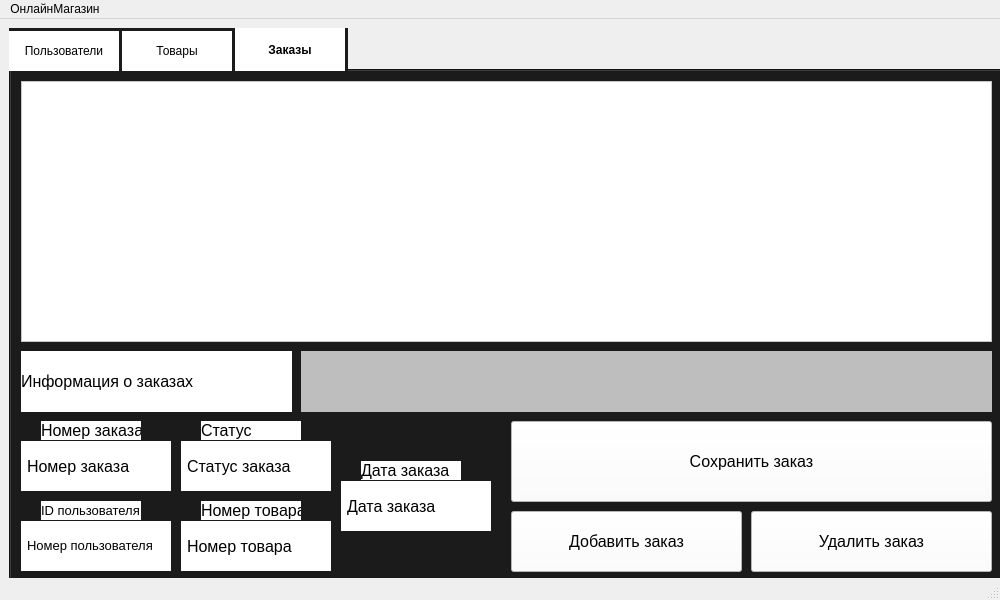
<?xml version="1.0" encoding="UTF-8"?>
<ui version="4.0">
 <class>MainWindow</class>
 <widget class="QMainWindow" name="MainWindow">
  <property name="geometry">
   <rect>
    <x>0</x>
    <y>0</y>
    <width>1000</width>
    <height>600</height>
   </rect>
  </property>
  <property name="minimumSize">
   <size>
    <width>880</width>
    <height>500</height>
   </size>
  </property>
  <property name="maximumSize">
   <size>
    <width>1000</width>
    <height>600</height>
   </size>
  </property>
  <property name="windowTitle">
   <string>Онлайн Магазин</string>
  </property>
  <property name="styleSheet">
   <string notr="true">background-color: rgb(27, 27, 27);

QTabWidget::tab-bar {
    alignment: center;
    left: 5px;
}

QTabBar::tab {
    background:  rgb(255, 255, 255);
    border: 2px solid #FFFFFF;
    min-width: 100px;
        min-height: 30px;
    padding: 3px 3px;
    margin-right: 3px;
}

QTabBar::tab:selected {
    background: #red;
    font-weight: bold;
}

QTabBar::tab:!selected {
    margin-top: 3px;
}</string>
  </property>
  <widget class="QWidget" name="centralwidget">
   <layout class="QVBoxLayout" name="verticalLayout">
    <item>
     <widget class="QTabWidget" name="tabWidget">
      <property name="enabled">
       <bool>true</bool>
      </property>
      <property name="minimumSize">
       <size>
        <width>1300</width>
        <height>600</height>
       </size>
      </property>
      <property name="maximumSize">
       <size>
        <width>1300</width>
        <height>600</height>
       </size>
      </property>
      <property name="styleSheet">
       <string notr="true">background-color: rgb(27, 27, 27);</string>
      </property>
      <property name="currentIndex">
       <number>2</number>
      </property>
      <widget class="QWidget" name="users_tab">
       <attribute name="title">
        <string>Пользователи</string>
       </attribute>
       <widget class="QTableView" name="users_table">
        <property name="geometry">
         <rect>
          <x>10</x>
          <y>10</y>
          <width>971</width>
          <height>261</height>
         </rect>
        </property>
        <property name="styleSheet">
         <string notr="true">background-color: rgb(255, 255, 255);

qproperty-alignment: AlignCenter; </string>
        </property>
       </widget>
       <widget class="QPushButton" name="add_row_user">
        <property name="geometry">
         <rect>
          <x>500</x>
          <y>440</y>
          <width>231</width>
          <height>61</height>
         </rect>
        </property>
        <property name="styleSheet">
         <string notr="true">background-color: rgb(255, 255, 255);

font-size: 16px;
qproperty-alignment: AlignCenter; </string>
        </property>
        <property name="text">
         <string>Добавить пользователя</string>
        </property>
       </widget>
       <widget class="QPushButton" name="remove_row_user">
        <property name="geometry">
         <rect>
          <x>740</x>
          <y>440</y>
          <width>241</width>
          <height>61</height>
         </rect>
        </property>
        <property name="styleSheet">
         <string notr="true">background-color: rgb(255, 255, 255);

font-size: 16px;
qproperty-alignment: AlignCenter; </string>
        </property>
        <property name="text">
         <string>Удалить пользователя</string>
        </property>
       </widget>
       <widget class="QLabel" name="client_info">
        <property name="geometry">
         <rect>
          <x>10</x>
          <y>280</y>
          <width>271</width>
          <height>61</height>
         </rect>
        </property>
        <property name="styleSheet">
         <string notr="true">background-color: rgb(255, 255, 255);

font-size: 16px;
qproperty-alignment: AlignCenter; </string>
        </property>
        <property name="text">
         <string>Информация о пользователе</string>
        </property>
       </widget>
       <widget class="QLabel" name="user_id">
        <property name="geometry">
         <rect>
          <x>10</x>
          <y>370</y>
          <width>150</width>
          <height>50</height>
         </rect>
        </property>
        <property name="minimumSize">
         <size>
          <width>150</width>
          <height>50</height>
         </size>
        </property>
        <property name="maximumSize">
         <size>
          <width>150</width>
          <height>50</height>
         </size>
        </property>
        <property name="styleSheet">
         <string notr="true">border: 2px solid white;
background-color: rgb(255, 255, 255);

font-size: 16px;
qproperty-alignment: AlignCenter; </string>
        </property>
        <property name="text">
         <string>Номер пользователя</string>
        </property>
       </widget>
       <widget class="QLabel" name="first_name">
        <property name="geometry">
         <rect>
          <x>170</x>
          <y>370</y>
          <width>150</width>
          <height>50</height>
         </rect>
        </property>
        <property name="minimumSize">
         <size>
          <width>150</width>
          <height>50</height>
         </size>
        </property>
        <property name="maximumSize">
         <size>
          <width>150</width>
          <height>50</height>
         </size>
        </property>
        <property name="styleSheet">
         <string notr="true">border: 2px solid white; /* Тонкая серая рамка */

font-size: 16px;
qproperty-alignment: AlignCenter; 
background-color: rgb(255, 255, 255);</string>
        </property>
        <property name="text">
         <string>Имя </string>
        </property>
       </widget>
       <widget class="QLabel" name="last_name">
        <property name="geometry">
         <rect>
          <x>10</x>
          <y>450</y>
          <width>150</width>
          <height>50</height>
         </rect>
        </property>
        <property name="minimumSize">
         <size>
          <width>150</width>
          <height>50</height>
         </size>
        </property>
        <property name="maximumSize">
         <size>
          <width>150</width>
          <height>50</height>
         </size>
        </property>
        <property name="styleSheet">
         <string notr="true">border: 2px solid white;

font-size: 16px;
qproperty-alignment: AlignCenter; 
background-color: rgb(255, 255, 255);</string>
        </property>
        <property name="text">
         <string>Фамилия </string>
        </property>
       </widget>
       <widget class="QLabel" name="email">
        <property name="geometry">
         <rect>
          <x>170</x>
          <y>450</y>
          <width>150</width>
          <height>50</height>
         </rect>
        </property>
        <property name="minimumSize">
         <size>
          <width>150</width>
          <height>50</height>
         </size>
        </property>
        <property name="maximumSize">
         <size>
          <width>150</width>
          <height>50</height>
         </size>
        </property>
        <property name="styleSheet">
         <string notr="true">border: 2px solid white;

font-size: 16px;
qproperty-alignment: AlignCenter; 
background-color: rgb(255, 255, 255);</string>
        </property>
        <property name="text">
         <string>Почта</string>
        </property>
       </widget>
       <widget class="QLabel" name="phone">
        <property name="geometry">
         <rect>
          <x>330</x>
          <y>370</y>
          <width>150</width>
          <height>50</height>
         </rect>
        </property>
        <property name="minimumSize">
         <size>
          <width>150</width>
          <height>50</height>
         </size>
        </property>
        <property name="maximumSize">
         <size>
          <width>150</width>
          <height>50</height>
         </size>
        </property>
        <property name="styleSheet">
         <string notr="true">border: 2px solid white;

font-size: 16px;
qproperty-alignment: AlignCenter; 
background-color: rgb(255, 255, 255);</string>
        </property>
        <property name="text">
         <string>Номер телефона</string>
        </property>
       </widget>
       <widget class="QLabel" name="adres">
        <property name="geometry">
         <rect>
          <x>330</x>
          <y>450</y>
          <width>150</width>
          <height>50</height>
         </rect>
        </property>
        <property name="minimumSize">
         <size>
          <width>150</width>
          <height>50</height>
         </size>
        </property>
        <property name="maximumSize">
         <size>
          <width>150</width>
          <height>50</height>
         </size>
        </property>
        <property name="styleSheet">
         <string notr="true">border: 2px solid white;

font-size: 16px;
qproperty-alignment: AlignCenter; 
background-color: rgb(255, 255, 255);</string>
        </property>
        <property name="text">
         <string>Адрес</string>
        </property>
       </widget>
       <widget class="QPushButton" name="save_users">
        <property name="geometry">
         <rect>
          <x>500</x>
          <y>350</y>
          <width>481</width>
          <height>81</height>
         </rect>
        </property>
        <property name="styleSheet">
         <string notr="true">background-color: rgb(255, 255, 255);

font-size: 16px;
qproperty-alignment: AlignCenter; </string>
        </property>
        <property name="text">
         <string>Сохранить пользователя</string>
        </property>
       </widget>
       <widget class="QLabel" name="label_saved_users">
        <property name="geometry">
         <rect>
          <x>290</x>
          <y>280</y>
          <width>691</width>
          <height>61</height>
         </rect>
        </property>
        <property name="toolTip">
         <string>&lt;html&gt;&lt;head/&gt;&lt;body&gt;&lt;p align=&quot;center&quot;&gt;Окно ошибок. Тут выходят ошибки с таблицами&lt;/p&gt;&lt;/body&gt;&lt;/html&gt;</string>
        </property>
        <property name="styleSheet">
         <string notr="true">background-color: rgb(190, 190, 190);</string>
        </property>
        <property name="text">
         <string>&lt;html&gt;&lt;head/&gt;&lt;body&gt;&lt;p align=&quot;center&quot;&gt;&lt;br/&gt;&lt;/p&gt;&lt;/body&gt;&lt;/html&gt;</string>
        </property>
       </widget>
       <widget class="QLabel" name="info_label">
        <property name="geometry">
         <rect>
          <x>30</x>
          <y>350</y>
          <width>100</width>
          <height>19</height>
         </rect>
        </property>
        <property name="minimumSize">
         <size>
          <width>100</width>
          <height>19</height>
         </size>
        </property>
        <property name="maximumSize">
         <size>
          <width>100</width>
          <height>10</height>
         </size>
        </property>
        <property name="styleSheet">
         <string notr="true">border: 0px solid white;
background-color: rgb(255, 255, 255);
font-size: 16px;
qproperty-alignment: AlignCenter; </string>
        </property>
        <property name="text">
         <string>Номер</string>
        </property>
       </widget>
       <widget class="QLabel" name="info_label_2">
        <property name="geometry">
         <rect>
          <x>190</x>
          <y>350</y>
          <width>100</width>
          <height>19</height>
         </rect>
        </property>
        <property name="minimumSize">
         <size>
          <width>100</width>
          <height>19</height>
         </size>
        </property>
        <property name="maximumSize">
         <size>
          <width>100</width>
          <height>10</height>
         </size>
        </property>
        <property name="styleSheet">
         <string notr="true">border: 0px solid white;
background-color: rgb(255, 255, 255);

font-size: 16px;
qproperty-alignment: AlignCenter; </string>
        </property>
        <property name="text">
         <string>Имя</string>
        </property>
       </widget>
       <widget class="QLabel" name="info_label_3">
        <property name="geometry">
         <rect>
          <x>30</x>
          <y>430</y>
          <width>100</width>
          <height>19</height>
         </rect>
        </property>
        <property name="minimumSize">
         <size>
          <width>100</width>
          <height>19</height>
         </size>
        </property>
        <property name="maximumSize">
         <size>
          <width>100</width>
          <height>10</height>
         </size>
        </property>
        <property name="styleSheet">
         <string notr="true">border: 0px solid white;
background-color: rgb(255, 255, 255);
font-size: 16px;
qproperty-alignment: AlignCenter; </string>
        </property>
        <property name="text">
         <string>Фамилия</string>
        </property>
       </widget>
       <widget class="QLabel" name="info_label_4">
        <property name="geometry">
         <rect>
          <x>190</x>
          <y>430</y>
          <width>100</width>
          <height>19</height>
         </rect>
        </property>
        <property name="minimumSize">
         <size>
          <width>100</width>
          <height>19</height>
         </size>
        </property>
        <property name="maximumSize">
         <size>
          <width>100</width>
          <height>10</height>
         </size>
        </property>
        <property name="styleSheet">
         <string notr="true">border: 0px solid white;
background-color: rgb(255, 255, 255);
font-size: 16px;
qproperty-alignment: AlignCenter; </string>
        </property>
        <property name="text">
         <string>Почта</string>
        </property>
       </widget>
       <widget class="QLabel" name="info_label_5">
        <property name="geometry">
         <rect>
          <x>350</x>
          <y>350</y>
          <width>100</width>
          <height>19</height>
         </rect>
        </property>
        <property name="minimumSize">
         <size>
          <width>100</width>
          <height>19</height>
         </size>
        </property>
        <property name="maximumSize">
         <size>
          <width>100</width>
          <height>10</height>
         </size>
        </property>
        <property name="styleSheet">
         <string notr="true">border: 0px solid white;
background-color: rgb(255, 255, 255);
font-size: 16px;
qproperty-alignment: AlignCenter; </string>
        </property>
        <property name="text">
         <string>Телефон</string>
        </property>
       </widget>
       <widget class="QLabel" name="info_label_6">
        <property name="geometry">
         <rect>
          <x>350</x>
          <y>430</y>
          <width>100</width>
          <height>19</height>
         </rect>
        </property>
        <property name="minimumSize">
         <size>
          <width>100</width>
          <height>19</height>
         </size>
        </property>
        <property name="maximumSize">
         <size>
          <width>100</width>
          <height>10</height>
         </size>
        </property>
        <property name="styleSheet">
         <string notr="true">background-color: rgb(255, 255, 255);
border: 0px solid white;

font-size: 16px;
qproperty-alignment: AlignCenter; </string>
        </property>
        <property name="text">
         <string>Адрес</string>
        </property>
       </widget>
      </widget>
      <widget class="QWidget" name="products_tab">
       <attribute name="title">
        <string>Товары</string>
       </attribute>
       <widget class="QTableView" name="products_table">
        <property name="geometry">
         <rect>
          <x>10</x>
          <y>10</y>
          <width>971</width>
          <height>261</height>
         </rect>
        </property>
        <property name="styleSheet">
         <string notr="true">background-color: rgb(255, 255, 255);
</string>
        </property>
       </widget>
       <widget class="QLabel" name="credit_info">
        <property name="geometry">
         <rect>
          <x>10</x>
          <y>280</y>
          <width>271</width>
          <height>61</height>
         </rect>
        </property>
        <property name="styleSheet">
         <string notr="true">background-color: rgb(255, 255, 255);

font-size: 16px;
qproperty-alignment: AlignCenter; </string>
        </property>
        <property name="text">
         <string>Информация о товаре</string>
        </property>
       </widget>
       <widget class="QPushButton" name="add_row_products">
        <property name="geometry">
         <rect>
          <x>500</x>
          <y>440</y>
          <width>231</width>
          <height>61</height>
         </rect>
        </property>
        <property name="minimumSize">
         <size>
          <width>0</width>
          <height>0</height>
         </size>
        </property>
        <property name="styleSheet">
         <string notr="true">background-color: rgb(255, 255, 255);

font-size: 16px;
qproperty-alignment: AlignCenter; </string>
        </property>
        <property name="text">
         <string>Добавить товар</string>
        </property>
       </widget>
       <widget class="QPushButton" name="remove_row_products">
        <property name="geometry">
         <rect>
          <x>740</x>
          <y>440</y>
          <width>241</width>
          <height>61</height>
         </rect>
        </property>
        <property name="styleSheet">
         <string notr="true">background-color: rgb(255, 255, 255);

font-size: 16px;
qproperty-alignment: AlignCenter; </string>
        </property>
        <property name="text">
         <string>Удалить товар</string>
        </property>
       </widget>
       <widget class="QLabel" name="product_id">
        <property name="geometry">
         <rect>
          <x>10</x>
          <y>370</y>
          <width>150</width>
          <height>50</height>
         </rect>
        </property>
        <property name="minimumSize">
         <size>
          <width>150</width>
          <height>50</height>
         </size>
        </property>
        <property name="maximumSize">
         <size>
          <width>150</width>
          <height>50</height>
         </size>
        </property>
        <property name="styleSheet">
         <string notr="true">border: 2px solid white;
background-color: rgb(255, 255, 255);
font-size: 16px;
qproperty-alignment: AlignCenter; </string>
        </property>
        <property name="text">
         <string>Номер товара</string>
        </property>
       </widget>
       <widget class="QLabel" name="name">
        <property name="geometry">
         <rect>
          <x>170</x>
          <y>370</y>
          <width>150</width>
          <height>50</height>
         </rect>
        </property>
        <property name="minimumSize">
         <size>
          <width>150</width>
          <height>50</height>
         </size>
        </property>
        <property name="maximumSize">
         <size>
          <width>150</width>
          <height>50</height>
         </size>
        </property>
        <property name="styleSheet">
         <string notr="true">border: 2px solid white;
background-color: rgb(255, 255, 255);
font-size: 16px;
qproperty-alignment: AlignCenter; </string>
        </property>
        <property name="text">
         <string>Название товара</string>
        </property>
       </widget>
       <widget class="QLabel" name="description">
        <property name="geometry">
         <rect>
          <x>10</x>
          <y>450</y>
          <width>150</width>
          <height>50</height>
         </rect>
        </property>
        <property name="minimumSize">
         <size>
          <width>150</width>
          <height>50</height>
         </size>
        </property>
        <property name="maximumSize">
         <size>
          <width>150</width>
          <height>50</height>
         </size>
        </property>
        <property name="styleSheet">
         <string notr="true">border: 2px solid white;
background-color: rgb(255, 255, 255);
font-size: 16px;
qproperty-alignment: AlignCenter; </string>
        </property>
        <property name="text">
         <string>Описание</string>
        </property>
       </widget>
       <widget class="QLabel" name="price">
        <property name="geometry">
         <rect>
          <x>330</x>
          <y>410</y>
          <width>150</width>
          <height>50</height>
         </rect>
        </property>
        <property name="minimumSize">
         <size>
          <width>150</width>
          <height>50</height>
         </size>
        </property>
        <property name="maximumSize">
         <size>
          <width>150</width>
          <height>50</height>
         </size>
        </property>
        <property name="styleSheet">
         <string notr="true">border: 2px solid white;
background-color: rgb(255, 255, 255);
font-size: 16px;
qproperty-alignment: AlignCenter; </string>
        </property>
        <property name="text">
         <string>Цена товара</string>
        </property>
       </widget>
       <widget class="QLabel" name="stock">
        <property name="geometry">
         <rect>
          <x>170</x>
          <y>450</y>
          <width>150</width>
          <height>50</height>
         </rect>
        </property>
        <property name="minimumSize">
         <size>
          <width>150</width>
          <height>50</height>
         </size>
        </property>
        <property name="maximumSize">
         <size>
          <width>150</width>
          <height>50</height>
         </size>
        </property>
        <property name="styleSheet">
         <string notr="true">border: 2px solid white;
background-color: rgb(255, 255, 255);
font-size: 16px;
qproperty-alignment: AlignCenter; </string>
        </property>
        <property name="text">
         <string>Количество товара</string>
        </property>
       </widget>
       <widget class="QLabel" name="label_saved_product">
        <property name="geometry">
         <rect>
          <x>290</x>
          <y>280</y>
          <width>691</width>
          <height>61</height>
         </rect>
        </property>
        <property name="styleSheet">
         <string notr="true">background-color: rgb(190, 190, 190);</string>
        </property>
        <property name="text">
         <string/>
        </property>
       </widget>
       <widget class="QPushButton" name="save_products">
        <property name="geometry">
         <rect>
          <x>500</x>
          <y>350</y>
          <width>481</width>
          <height>81</height>
         </rect>
        </property>
        <property name="styleSheet">
         <string notr="true">background-color: rgb(255, 255, 255);

font-size: 16px;
qproperty-alignment: AlignCenter; </string>
        </property>
        <property name="text">
         <string>Сохранить товар</string>
        </property>
       </widget>
       <widget class="QLabel" name="info_label_7">
        <property name="geometry">
         <rect>
          <x>190</x>
          <y>430</y>
          <width>100</width>
          <height>19</height>
         </rect>
        </property>
        <property name="minimumSize">
         <size>
          <width>100</width>
          <height>19</height>
         </size>
        </property>
        <property name="maximumSize">
         <size>
          <width>100</width>
          <height>10</height>
         </size>
        </property>
        <property name="styleSheet">
         <string notr="true">border: 0px solid white;
background-color: rgb(255, 255, 255);
font-size: 16px;
qproperty-alignment: AlignCenter; </string>
        </property>
        <property name="text">
         <string>Кол.товара</string>
        </property>
       </widget>
       <widget class="QLabel" name="info_label_8">
        <property name="geometry">
         <rect>
          <x>30</x>
          <y>430</y>
          <width>100</width>
          <height>19</height>
         </rect>
        </property>
        <property name="minimumSize">
         <size>
          <width>100</width>
          <height>19</height>
         </size>
        </property>
        <property name="maximumSize">
         <size>
          <width>100</width>
          <height>10</height>
         </size>
        </property>
        <property name="styleSheet">
         <string notr="true">border: 0px solid white;
background-color: rgb(255, 255, 255);
font-size: 16px;
qproperty-alignment: AlignCenter; </string>
        </property>
        <property name="text">
         <string>Описание</string>
        </property>
       </widget>
       <widget class="QLabel" name="info_label_9">
        <property name="geometry">
         <rect>
          <x>350</x>
          <y>390</y>
          <width>100</width>
          <height>19</height>
         </rect>
        </property>
        <property name="minimumSize">
         <size>
          <width>100</width>
          <height>19</height>
         </size>
        </property>
        <property name="maximumSize">
         <size>
          <width>100</width>
          <height>10</height>
         </size>
        </property>
        <property name="styleSheet">
         <string notr="true">border: 0px solid white;
background-color: rgb(255, 255, 255);
font-size: 16px;
qproperty-alignment: AlignCenter; </string>
        </property>
        <property name="text">
         <string>Цена</string>
        </property>
       </widget>
       <widget class="QLabel" name="info_label_10">
        <property name="geometry">
         <rect>
          <x>30</x>
          <y>350</y>
          <width>100</width>
          <height>19</height>
         </rect>
        </property>
        <property name="minimumSize">
         <size>
          <width>100</width>
          <height>19</height>
         </size>
        </property>
        <property name="maximumSize">
         <size>
          <width>100</width>
          <height>10</height>
         </size>
        </property>
        <property name="styleSheet">
         <string notr="true">border: 0px solid white;
background-color: rgb(255, 255, 255);
font-size: 16px;
qproperty-alignment: AlignCenter; </string>
        </property>
        <property name="text">
         <string>Номер</string>
        </property>
       </widget>
       <widget class="QLabel" name="info_label_11">
        <property name="geometry">
         <rect>
          <x>190</x>
          <y>350</y>
          <width>100</width>
          <height>19</height>
         </rect>
        </property>
        <property name="minimumSize">
         <size>
          <width>100</width>
          <height>19</height>
         </size>
        </property>
        <property name="maximumSize">
         <size>
          <width>100</width>
          <height>10</height>
         </size>
        </property>
        <property name="styleSheet">
         <string notr="true">border: 0px solid white;
background-color: rgb(255, 255, 255);
font-size: 16px;
qproperty-alignment: AlignCenter; </string>
        </property>
        <property name="text">
         <string>Название</string>
        </property>
       </widget>
      </widget>
      <widget class="QWidget" name="orders_tab">
       <attribute name="title">
        <string>Заказы</string>
       </attribute>
       <widget class="QTableView" name="orders_table">
        <property name="geometry">
         <rect>
          <x>10</x>
          <y>10</y>
          <width>971</width>
          <height>261</height>
         </rect>
        </property>
        <property name="styleSheet">
         <string notr="true">background-color: rgb(255, 255, 255);
</string>
        </property>
       </widget>
       <widget class="QLabel" name="payment_info">
        <property name="geometry">
         <rect>
          <x>10</x>
          <y>280</y>
          <width>271</width>
          <height>61</height>
         </rect>
        </property>
        <property name="styleSheet">
         <string notr="true">background-color: rgb(255, 255, 255);

font-size: 16px;
qproperty-alignment: AlignCenter; </string>
        </property>
        <property name="text">
         <string>Информация о заказах</string>
        </property>
       </widget>
       <widget class="QPushButton" name="add_row_orders">
        <property name="geometry">
         <rect>
          <x>500</x>
          <y>440</y>
          <width>231</width>
          <height>61</height>
         </rect>
        </property>
        <property name="styleSheet">
         <string notr="true">background-color: rgb(255, 255, 255);

font-size: 16px;
qproperty-alignment: AlignCenter; </string>
        </property>
        <property name="text">
         <string>Добавить заказ</string>
        </property>
       </widget>
       <widget class="QPushButton" name="remove_row_orders">
        <property name="geometry">
         <rect>
          <x>740</x>
          <y>440</y>
          <width>241</width>
          <height>61</height>
         </rect>
        </property>
        <property name="styleSheet">
         <string notr="true">background-color: rgb(255, 255, 255);

font-size: 16px;
qproperty-alignment: AlignCenter; </string>
        </property>
        <property name="text">
         <string>Удалить заказ</string>
        </property>
       </widget>
       <widget class="QLabel" name="order_date">
        <property name="geometry">
         <rect>
          <x>330</x>
          <y>410</y>
          <width>150</width>
          <height>50</height>
         </rect>
        </property>
        <property name="minimumSize">
         <size>
          <width>150</width>
          <height>50</height>
         </size>
        </property>
        <property name="maximumSize">
         <size>
          <width>150</width>
          <height>50</height>
         </size>
        </property>
        <property name="styleSheet">
         <string notr="true">border: 2px solid white; /* Тонкая серая рамка */
background-color: rgb(255, 255, 255);
font-size: 16px;
qproperty-alignment: AlignCenter; </string>
        </property>
        <property name="text">
         <string>Дата заказа</string>
        </property>
       </widget>
       <widget class="QLabel" name="status">
        <property name="geometry">
         <rect>
          <x>170</x>
          <y>370</y>
          <width>150</width>
          <height>50</height>
         </rect>
        </property>
        <property name="minimumSize">
         <size>
          <width>150</width>
          <height>50</height>
         </size>
        </property>
        <property name="maximumSize">
         <size>
          <width>150</width>
          <height>50</height>
         </size>
        </property>
        <property name="styleSheet">
         <string notr="true">border: 2px solid white;
background-color: rgb(255, 255, 255);
font-size: 16px;
qproperty-alignment: AlignCenter; </string>
        </property>
        <property name="text">
         <string>Статус заказа</string>
        </property>
       </widget>
       <widget class="QLabel" name="user_id_2">
        <property name="geometry">
         <rect>
          <x>10</x>
          <y>450</y>
          <width>150</width>
          <height>50</height>
         </rect>
        </property>
        <property name="minimumSize">
         <size>
          <width>150</width>
          <height>50</height>
         </size>
        </property>
        <property name="maximumSize">
         <size>
          <width>150</width>
          <height>50</height>
         </size>
        </property>
        <property name="styleSheet">
         <string notr="true">border: 2px solid white;
background-color: rgb(255, 255, 255);
font-size: 16px;
qproperty-alignment: AlignCenter; </string>
        </property>
        <property name="text">
         <string>&lt;html&gt;&lt;head/&gt;&lt;body&gt;&lt;p&gt;&lt;span style=&quot; font-size:10pt;&quot;&gt;Номер пользователя &lt;/span&gt;&lt;/p&gt;&lt;/body&gt;&lt;/html&gt;</string>
        </property>
       </widget>
       <widget class="QLabel" name="order_id">
        <property name="geometry">
         <rect>
          <x>10</x>
          <y>370</y>
          <width>150</width>
          <height>50</height>
         </rect>
        </property>
        <property name="minimumSize">
         <size>
          <width>150</width>
          <height>50</height>
         </size>
        </property>
        <property name="maximumSize">
         <size>
          <width>150</width>
          <height>50</height>
         </size>
        </property>
        <property name="styleSheet">
         <string notr="true">border: 2px solid white;
background-color: rgb(255, 255, 255);

font-size: 16px;
qproperty-alignment: AlignCenter; </string>
        </property>
        <property name="text">
         <string>Номер заказа </string>
        </property>
       </widget>
       <widget class="QPushButton" name="save_orders">
        <property name="geometry">
         <rect>
          <x>500</x>
          <y>350</y>
          <width>481</width>
          <height>81</height>
         </rect>
        </property>
        <property name="styleSheet">
         <string notr="true">background-color: rgb(255, 255, 255);

font-size: 16px;
qproperty-alignment: AlignCenter; </string>
        </property>
        <property name="text">
         <string>Сохранить заказ</string>
        </property>
       </widget>
       <widget class="QLabel" name="label_saved_orders">
        <property name="geometry">
         <rect>
          <x>290</x>
          <y>280</y>
          <width>691</width>
          <height>61</height>
         </rect>
        </property>
        <property name="styleSheet">
         <string notr="true">background-color: rgb(190, 190, 190);</string>
        </property>
        <property name="text">
         <string/>
        </property>
       </widget>
       <widget class="QLabel" name="info_label_12">
        <property name="geometry">
         <rect>
          <x>30</x>
          <y>350</y>
          <width>100</width>
          <height>19</height>
         </rect>
        </property>
        <property name="minimumSize">
         <size>
          <width>100</width>
          <height>19</height>
         </size>
        </property>
        <property name="maximumSize">
         <size>
          <width>100</width>
          <height>10</height>
         </size>
        </property>
        <property name="styleSheet">
         <string notr="true">border: 0px solid white;
background-color: rgb(255, 255, 255);
font-size: 16px;
qproperty-alignment: AlignCenter; </string>
        </property>
        <property name="text">
         <string>Номер заказа </string>
        </property>
       </widget>
       <widget class="QLabel" name="info_label_13">
        <property name="geometry">
         <rect>
          <x>30</x>
          <y>430</y>
          <width>100</width>
          <height>19</height>
         </rect>
        </property>
        <property name="minimumSize">
         <size>
          <width>100</width>
          <height>19</height>
         </size>
        </property>
        <property name="maximumSize">
         <size>
          <width>100</width>
          <height>10</height>
         </size>
        </property>
        <property name="styleSheet">
         <string notr="true">border: 0px solid white;
background-color: rgb(255, 255, 255);
font-size: 16px;
qproperty-alignment: AlignCenter; </string>
        </property>
        <property name="text">
         <string>&lt;html&gt;&lt;head/&gt;&lt;body&gt;&lt;p&gt;&lt;span style=&quot; font-size:10pt;&quot;&gt;ID пользователя&lt;/span&gt;&lt;/p&gt;&lt;/body&gt;&lt;/html&gt;</string>
        </property>
       </widget>
       <widget class="QLabel" name="info_label_14">
        <property name="geometry">
         <rect>
          <x>190</x>
          <y>430</y>
          <width>100</width>
          <height>19</height>
         </rect>
        </property>
        <property name="minimumSize">
         <size>
          <width>100</width>
          <height>19</height>
         </size>
        </property>
        <property name="maximumSize">
         <size>
          <width>100</width>
          <height>10</height>
         </size>
        </property>
        <property name="styleSheet">
         <string notr="true">border: 0px solid white;
background-color: rgb(255, 255, 255);
font-size: 16px;
qproperty-alignment: AlignCenter; </string>
        </property>
        <property name="text">
         <string>Номер товара</string>
        </property>
       </widget>
       <widget class="QLabel" name="info_label_15">
        <property name="geometry">
         <rect>
          <x>190</x>
          <y>350</y>
          <width>100</width>
          <height>19</height>
         </rect>
        </property>
        <property name="minimumSize">
         <size>
          <width>100</width>
          <height>19</height>
         </size>
        </property>
        <property name="maximumSize">
         <size>
          <width>100</width>
          <height>10</height>
         </size>
        </property>
        <property name="styleSheet">
         <string notr="true">border: 0px solid white; /* Тонкая серая рамка */
background-color: rgb(255, 255, 255);
font-size: 16px;
qproperty-alignment: AlignCenter; </string>
        </property>
        <property name="text">
         <string>Статус</string>
        </property>
       </widget>
       <widget class="QLabel" name="info_label_16">
        <property name="geometry">
         <rect>
          <x>350</x>
          <y>390</y>
          <width>100</width>
          <height>19</height>
         </rect>
        </property>
        <property name="minimumSize">
         <size>
          <width>100</width>
          <height>19</height>
         </size>
        </property>
        <property name="maximumSize">
         <size>
          <width>100</width>
          <height>10</height>
         </size>
        </property>
        <property name="styleSheet">
         <string notr="true">border: 0px solid white; /* Тонкая серая рамка */
background-color: rgb(255, 255, 255);
font-size: 16px;
qproperty-alignment: AlignCenter; </string>
        </property>
        <property name="text">
         <string>Дата заказа</string>
        </property>
       </widget>
       <widget class="QLabel" name="product_id_2">
        <property name="geometry">
         <rect>
          <x>170</x>
          <y>450</y>
          <width>150</width>
          <height>50</height>
         </rect>
        </property>
        <property name="minimumSize">
         <size>
          <width>150</width>
          <height>50</height>
         </size>
        </property>
        <property name="maximumSize">
         <size>
          <width>150</width>
          <height>50</height>
         </size>
        </property>
        <property name="styleSheet">
         <string notr="true">border: 2px solid white;
background-color: rgb(255, 255, 255);
font-size: 16px;
qproperty-alignment: AlignCenter; </string>
        </property>
        <property name="text">
         <string>Номер товара</string>
        </property>
       </widget>
      </widget>
     </widget>
    </item>
   </layout>
  </widget>
  <widget class="QMenuBar" name="menubar">
   <property name="geometry">
    <rect>
     <x>0</x>
     <y>0</y>
     <width>1000</width>
     <height>22</height>
    </rect>
   </property>
   <widget class="QMenu" name="menu">
    <property name="title">
     <string>ОнлайнМагазин</string>
    </property>
    <addaction name="separator"/>
   </widget>
   <addaction name="menu"/>
  </widget>
  <widget class="QStatusBar" name="statusbar"/>
 </widget>
 <tabstops>
  <tabstop>users_table</tabstop>
  <tabstop>add_row_user</tabstop>
  <tabstop>remove_row_user</tabstop>
 </tabstops>
 <resources/>
 <connections/>
</ui>
